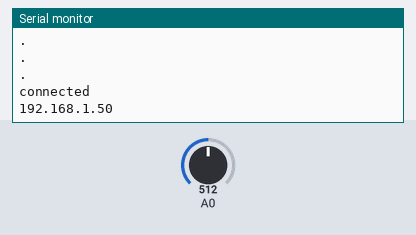
A sketch run on a simulated ESP8266 (NodeMCU). Parts: the last lines printed to the serial monitor. The inputs (shaded band) are chosen by the test bench; at power-on: A0 = 512. WiFi joins after 1.5 s; servers stay silent unless stated; web services answer with replies made up by the test bench.

Above: at 2.7 s.
2.8 s: A0 set to 716
At 2.8 s:
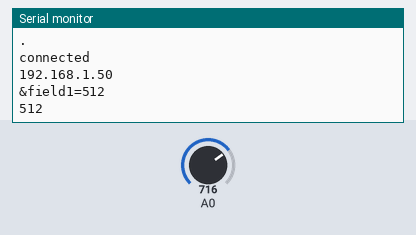
4.5 s: A0 set to 900
At 6.3 s:
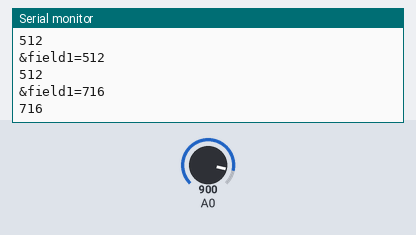
Timing chart, 0 to 7.8 s (numbered marks = the images above; inputs shaded):
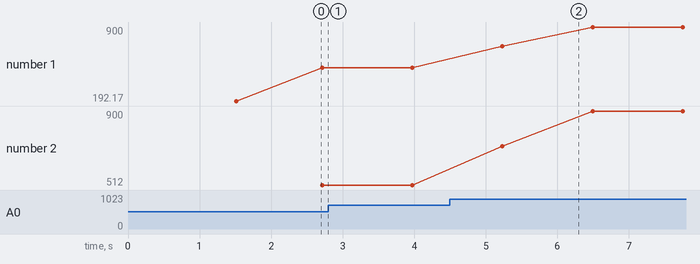

Measured:
- plotted number 1: 512 → 900 after the input at 4.5 s
- plotted number 2: 512 → 900 after the input at 4.5 s

The sketch:

sketch_apr30a.ino
```cpp
/*
 *  This is code for esp8266 wifi module -by JIIT_RSATECH TEAM FOR DELOITTE TECHNOUTSAV COMPETITION
 *
 *
 *
 *
 */
#include <ESP8266WiFi.h>
const char* ssid     = "ASUS";//THE SSID FOR WIFI YOU CONNECT OR HOTSPOT OF MOBILE
const char* password = "asdfghjk";//PASSWORD FOR THE WIFI TO BE STORED HERE
const char* host = " https://api.thingspeak.com/update?api_key=H2X6ES9E0ZCDAO94";//THE WEBSITE NAME OF YOUR SERVER
String line;
char data[20];
void setup() {
  Serial.begin(9600);
  pinMode(15,INPUT);//INPUT THE IR SENSORS IN 0&2 PIN OF MODULE
  pinMode(2,INPUT);
  delay(10);

  // We start by connecting to a WiFi network
  WiFi.begin(ssid, password);
  Serial.println("connecting to network");
  while (WiFi.status() != WL_CONNECTED) {
    delay(500);
    Serial.println(".");
  }
  Serial.println("connected");
  Serial.println(WiFi.localIP());
  //Serial.println(WiFi.localIP());
}
void loop() {
  int i=analogRead(15);
//  int j=digitalRead(2);
  delay(1000);
  // Use WiFiClient class to create TCP connections
  WiFiClient client;
  const int httpPort = 80;
  if (!client.connect(host, httpPort)) {
    return;
  }
  ///-----------------

   String ir1= String(i);//TYPECASTING
//   String ir2= String(j);


   //=================================

  // We now create a URI for the request
  String url = "&field1="+ir1;
  Serial.println(url);
  Serial.println(i);
  // This will send the request to the server

  client.print(String("GET ") + url + " HTTP/1.1\r\n" +
               "Host: " + host + "\r\n" +
               "Connection: close\r\n\r\n");
  unsigned long timeout = millis();
  while (client.available() == 0) {
    if (millis() - timeout > 5000) {
      client.stop();
      return;
    }
  }
  // Read all the lines of the reply from server and print them to Serial

}
```
